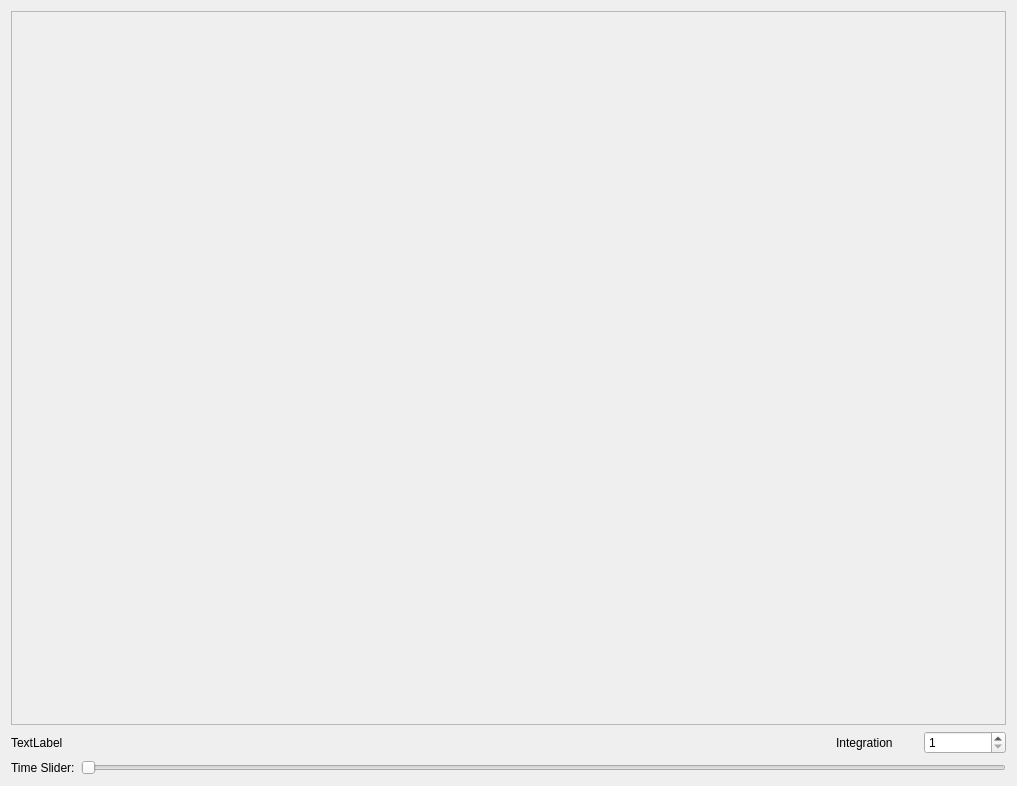
<?xml version="1.0" encoding="UTF-8"?>
<ui version="4.0">
 <class>mainWidget</class>
 <widget class="QWidget" name="mainWidget">
  <property name="geometry">
   <rect>
    <x>0</x>
    <y>0</y>
    <width>1017</width>
    <height>786</height>
   </rect>
  </property>
  <property name="windowTitle">
   <string>Form</string>
  </property>
  <property name="layoutDirection">
   <enum>Qt::LeftToRight</enum>
  </property>
  <property name="autoFillBackground">
   <bool>false</bool>
  </property>
  <layout class="QGridLayout" name="gridLayout" rowstretch="15,2,1">
   <item row="0" column="0">
    <layout class="QVBoxLayout" name="verticalLayout">
     <item>
      <widget class="QFrame" name="plotFrame">
       <property name="frameShape">
        <enum>QFrame::StyledPanel</enum>
       </property>
       <property name="frameShadow">
        <enum>QFrame::Raised</enum>
       </property>
      </widget>
     </item>
    </layout>
   </item>
   <item row="1" column="0">
    <layout class="QHBoxLayout" name="horizontalLayout_2" stretch="10,1,1">
     <item>
      <layout class="QGridLayout" name="gridLayout_2">
       <item row="0" column="0">
        <widget class="QLabel" name="infoLabel">
         <property name="text">
          <string>TextLabel</string>
         </property>
        </widget>
       </item>
      </layout>
     </item>
     <item>
      <widget class="QLabel" name="label_2">
       <property name="text">
        <string>Integration</string>
       </property>
      </widget>
     </item>
     <item>
      <widget class="QSpinBox" name="intSpin">
       <property name="minimum">
        <number>1</number>
       </property>
       <property name="maximum">
        <number>128</number>
       </property>
      </widget>
     </item>
    </layout>
   </item>
   <item row="2" column="0">
    <layout class="QHBoxLayout" name="horizontalLayout_3">
     <item>
      <widget class="QLabel" name="label">
       <property name="text">
        <string>Time Slider:</string>
       </property>
       <property name="wordWrap">
        <bool>false</bool>
       </property>
      </widget>
     </item>
     <item>
      <widget class="QSlider" name="timeSlider">
       <property name="orientation">
        <enum>Qt::Horizontal</enum>
       </property>
      </widget>
     </item>
    </layout>
   </item>
  </layout>
 </widget>
 <resources/>
 <connections/>
</ui>
